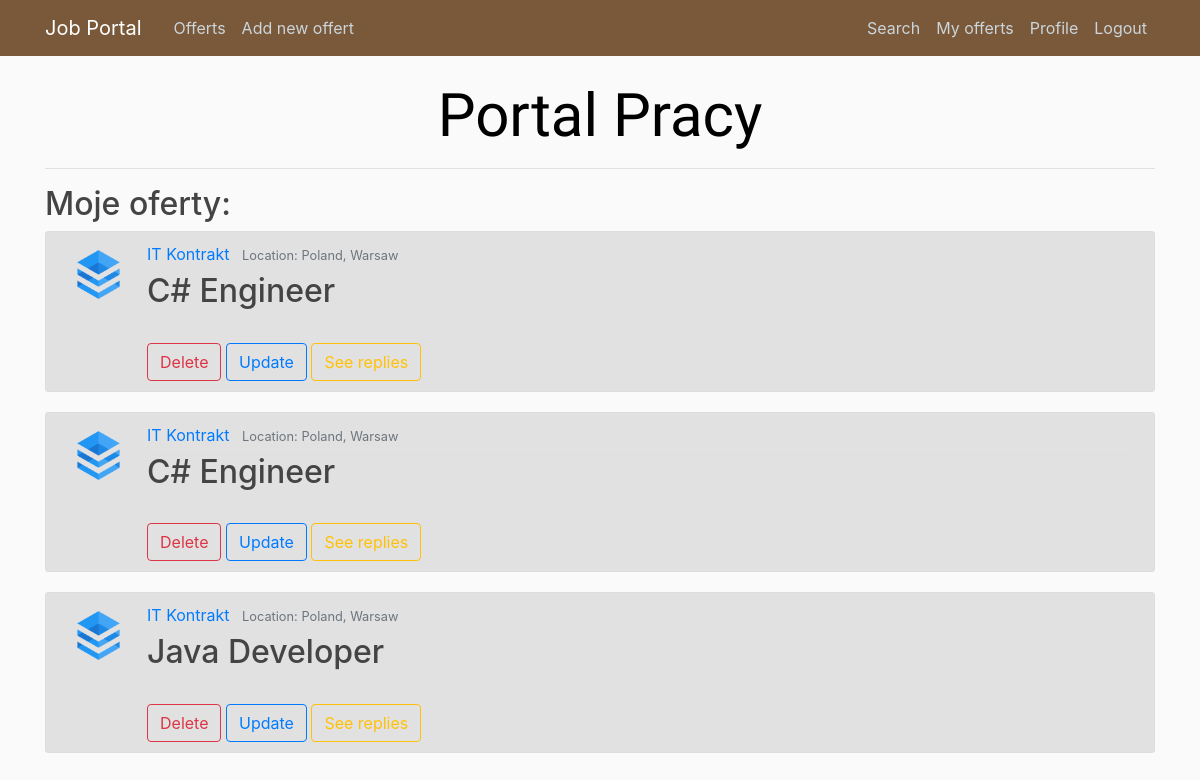
/manage/user/admin (signed in), run on an earlier commit of the app's database.
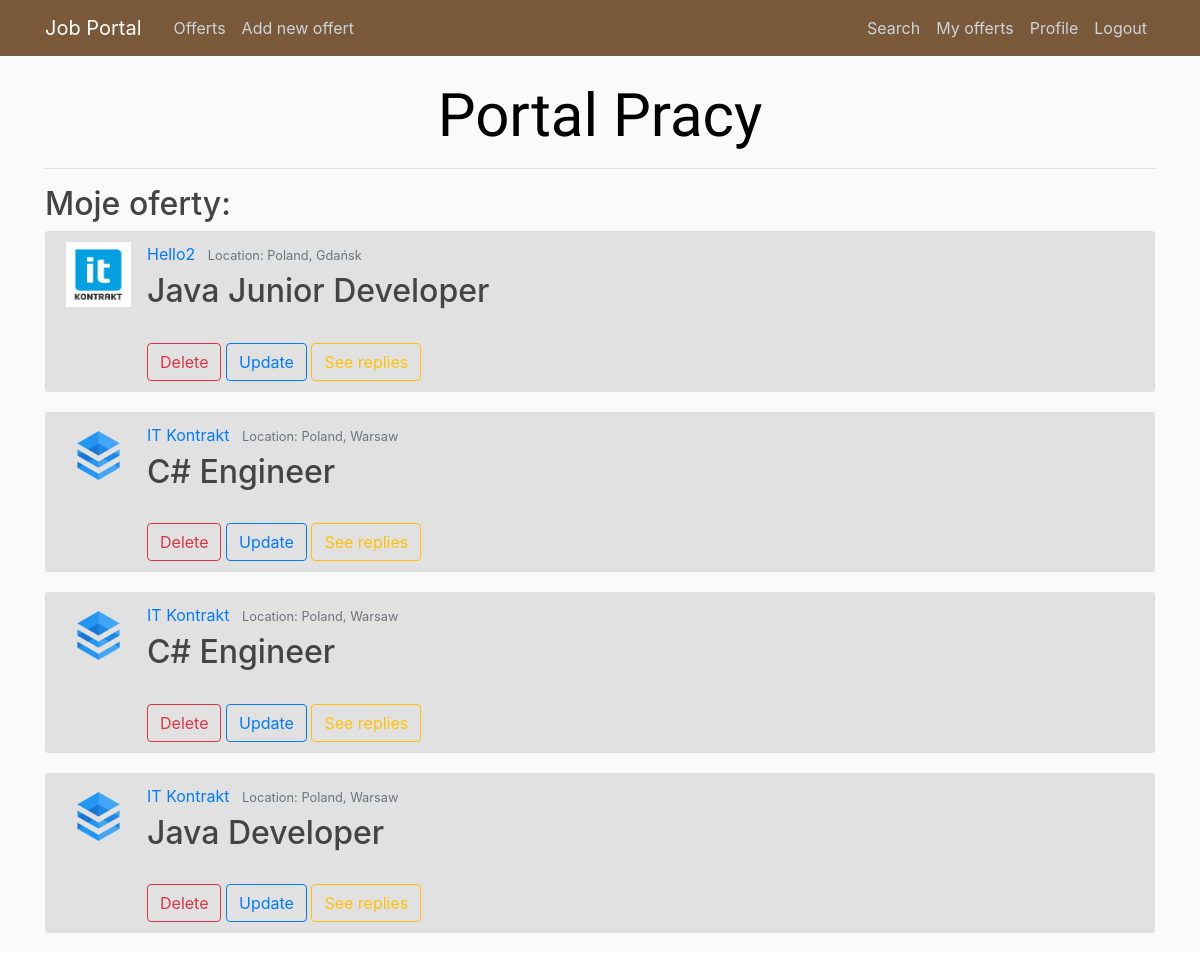
And on a later commit of the database.
### offerts/models.py (models this page shows, shortened)
class Offert(models.Model):
    author = models.ForeignKey(User, on_delete=models.CASCADE)
    position = models.CharField(max_length = 100)
    agency = models.ForeignKey(Agency, on_delete=models.CASCADE)
    remote = models.BooleanField(default=False)
    per_hour = models.BooleanField("Salary: per hour", default=False)
    min_salary = models.IntegerField(default=0)
    max_salary = models.IntegerField(default=0)
    publication_date = models.DateTimeField(auto_now_add = True)
    expiration_date = models.DateField(null=True, default=None)
    must_have = models.ManyToManyField('Tag')
    nice_to_have = models.CharField(max_length = 1000)
    duties = models.CharField(max_length = 1000)
    benefits = models.CharField(max_length = 1000)
    about = models.TextField(null=True)

class Agency(models.Model):
    company = models.ForeignKey(Company, on_delete=models.CASCADE)
    country = models.CharField(max_length = 100)
    location = models.CharField(max_length = 100)
    address = models.CharField(max_length = 200)
    weppage = models.URLField(null=True)
    email = models.EmailField()
    phone = models.CharField(max_length=15)

class Company(models.Model):
    name = models.CharField(max_length = 200, unique=True)
    logo = models.ImageField(upload_to = "logos/", null=True, default=None)
    webpage = models.URLField(null=True)
    about = models.CharField(max_length = 1000)

### manager/views.py (the view)
# urls.py: path('user/<str:username>', MyOffertsListView.as_view(), name='manager-my'),
class MyOffertsListView(ListView):
     model = Offert
     template_name = 'manager/my_offerts.html' # default: <app>/<model>_<viewtype>.html
     context_object_name = 'offerts'
     ordering = ['-publication_date'] # '-' -> from newest to oldest
     def get_queryset(self):
         return Offert.objects.filter(author=self.request.user).order_by('-publication_date')

### manager/templates/manager/my_offerts.html (shortened to what this page needs)
{% extends 'base.html' %}
{% load static %}
    {% block body %}
      <h1> Portal Pracy </h1>
      <hr>
      <h2> Moje oferty: </h2>
      {% if offerts %}
        {% for offert in offerts %}
        <article class="media content-section">
        <img class="article-img" src="{{offert.agency.company.logo.url}}" alt="logo">
            <div class="media-body">
                <div class="article-metadata">
                  <a class="mr-2" href='#'>{{ offert.agency.company.name }}</a>
                  <small class="text-muted">Location: {{ offert.agency.country }}, {{offert.agency.location }}</small>
                </div>
                <h2><a class="article-title">{{ offert.position }}</a></h2>
                <br>
                <a href="{% url 'manager:manager-delete' offert.id %}"><button type="button" class="btn btn-outline-danger">Delete</button></a>
                <a href="{% url 'manager:manager-update' offert.id %}"><button type="button" class="btn btn-outline-primary">Update</button></a>
                <a href="#"><button type="button" class="btn btn-outline-warning">See replies</button></a>
        </article>
        {% endfor %}
      {% else %}
        <h3>No offerts available.</h3>
      {% endif %}
    {% endblock %}

What changed in the data, as far as the page shows it:
added Offert: agency.company.logo (picture), agency.company.name "Hello2", agency.country "Poland", agency.location "Gdańsk", position "Java Junior Developer"
